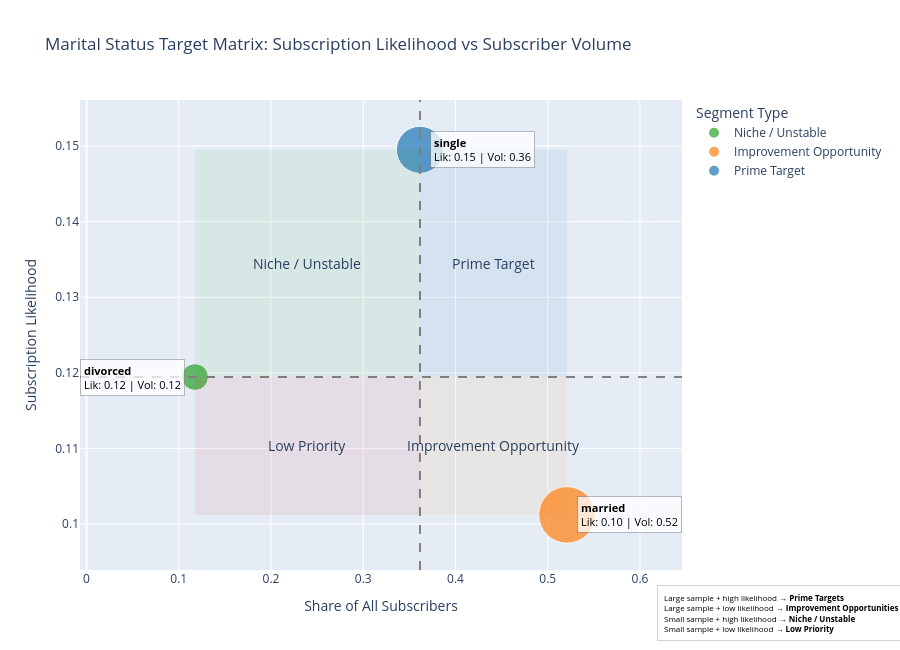

The cell this chart's notebook holds for it:
### Markdown cell above
### #Insights

> Martial status does influence subscription behavior:
>    - Singles are more responsive
>    - but married customers drive the majority of total subscriptions because they are the largest group

### Code cell
import pandas as pd 
import plotly.express as px 
# --- Prepare data ---
df['y_binary'] = df['y'].apply(lambda x: 1 if x=='yes' else 0)
# Likelihood table
likelihood = df.groupby('marital')['y_binary'].mean().reset_index()
likelihood.rename(columns={'y_binary': 'likelihood'}, inplace=True)

# Volume table (share of all subscribers)
subscriber_counts = df[df['y'] == 'yes'].groupby('marital').size().reset_index(name='subscriber_count')
total_subscribers = subscriber_counts['subscriber_count'].sum()
subscriber_counts['volume_share'] = subscriber_counts['subscriber_count'] / total_subscribers

# Merge likelihood + volume
merged = pd.merge(likelihood, subscriber_counts, on='marital', how='left')
merged['volume_share'] = merged['volume_share'].fillna(0)

# --- Compute thresholds ---
likelihood_threshold = merged['likelihood'].median()
volume_threshold = merged['volume_share'].median()

# --- Assign quadrant labels ---
def classify_quadrant(row):
    if row['volume_share'] >= volume_threshold and row['likelihood'] >= likelihood_threshold:
        return "Prime Target"
    elif row['volume_share'] >= volume_threshold and row['likelihood'] < likelihood_threshold:
        return "Improvement Opportunity"
    elif row['volume_share'] < volume_threshold and row['likelihood'] >= likelihood_threshold:
        return "Niche / Unstable"
    else:
        return "Low Priority"

merged['quadrant'] = merged.apply(classify_quadrant, axis=1)

# --- Base scatter ---
fig = px.scatter(
    merged,
    x='volume_share',
    y='likelihood',
    color='quadrant',
    size='volume_share',
    hover_data={},  # disable hover
    title="Marital Status Target Matrix: Subscription Likelihood vs Subscriber Volume",
    labels={'volume_share': 'Share of All Subscribers', 'likelihood': 'Subscription Likelihood'},
    size_max=40,
    color_discrete_map={
        "Prime Target": "#1f77b4",
        "Improvement Opportunity": "#ff7f0e",
        "Niche / Unstable": "#2ca02c",
        "Low Priority": "#d62728"
    }
)

# Add quadrant reference lines
fig.add_hline(y=likelihood_threshold, line_dash="dash", line_color="gray")
fig.add_vline(x=volume_threshold, line_dash="dash", line_color="gray")

fig.update_layout(width=900, height=650, legend_title_text="Segment Type")

# --- Quadrant shading ---
x_min, x_max = merged['volume_share'].min(), merged['volume_share'].max()
y_min, y_max = merged['likelihood'].min(), merged['likelihood'].max()

fig.add_shape(type="rect", x0=x_min, x1=volume_threshold, y0=y_min, y1=likelihood_threshold,
              fillcolor="rgba(214, 39, 40, 0.08)", line_width=0)
fig.add_shape(type="rect", x0=volume_threshold, x1=x_max, y0=y_min, y1=likelihood_threshold,
              fillcolor="rgba(255, 127, 14, 0.08)", line_width=0)
fig.add_shape(type="rect", x0=x_min, x1=volume_threshold, y0=likelihood_threshold, y1=y_max,
              fillcolor="rgba(44, 160, 44, 0.08)", line_width=0)
fig.add_shape(type="rect", x0=volume_threshold, x1=x_max, y0=likelihood_threshold, y1=y_max,
              fillcolor="rgba(31, 119, 180, 0.08)", line_width=0)

# --- Quadrant labels ---
x_left  = (x_min + volume_threshold) / 2
x_right = (volume_threshold + x_max) / 2
y_bottom = (y_min + likelihood_threshold) / 2
y_top    = (likelihood_threshold + y_max) / 2

fig.add_annotation(x=x_right, y=y_top, text="Prime Target", showarrow=False, font=dict(size=14))
fig.add_annotation(x=x_right, y=y_bottom, text="Improvement Opportunity", showarrow=False, font=dict(size=14))
fig.add_annotation(x=x_left, y=y_top, text="Niche / Unstable", showarrow=False, font=dict(size=14))
fig.add_annotation(x=x_left, y=y_bottom, text="Low Priority", showarrow=False, font=dict(size=14))

# --- Improved bubble labels ---
for _, row in merged.iterrows():

    label_text = (
        f"<b>{row['marital']}</b><br>"
        f"Lik: {row['likelihood']:.2f} | Vol: {row['volume_share']:.2f}"
    )

    # Smart label placement
    if row['volume_share'] < volume_threshold:
        xanchor = "right"
        xshift = -10
    else:
        xanchor = "left"
        xshift = 10

    fig.add_annotation(
        x=row['volume_share'],
        y=row['likelihood'],
        text=label_text,
        showarrow=False,
        font=dict(size=11, color="black"),
        align="left",
        xanchor=xanchor,
        yanchor="middle",
        xshift=xshift,
        bgcolor="rgba(255,255,255,0.75)",
        bordercolor="rgba(0,0,0,0.25)",
        borderwidth=1,
        borderpad=3
    )
    # Add information box explaining quadrants
    fig.add_annotation(
        x=1.37, y=-0.15, xref="paper", yref="paper",
        text=(
        "Large sample + high likelihood → <b>Prime Targets</b><br>"
        "Large sample + low likelihood → <b>Improvement Opportunities</b><br>"
        "Small sample + high likelihood → <b>Niche / Unstable</b><br>"
        "Small sample + low likelihood → <b>Low Priority</b>"
        ),
        showarrow=False,
        align="left",
        font=dict(size=8, color="black"),
        bordercolor="lightgrey",
        borderwidth=1,
        borderpad=6,
        bgcolor="white",
        opacity=0.9)

fig.show()

# Export PNG (requires Kaleido installed)
# fig.write_image("marital_target_matrix.png")

### Figure 1 — Plotly figure (JSON) as saved in the notebook; plotly's stock layout.template omitted (floating-point values rounded to 4 significant figures)
{"data": [{"hovertemplate": "quadrant=Niche / Unstable<br>Share of All Subscribers=%{marker.size}<br>Subscription Likelihood=%{y}<extra></extra>", "legendgroup": "Niche / Unstable", "marker": {"color": "#2ca02c", "size": [0.1176], "sizemode": "area", "sizeref": 0.0003256, "symbol": "circle"}, "mode": "markers", "name": "Niche / Unstable", "orientation": "v", "showlegend": true, "type": "scatter", "x": [0.1176], "xaxis": "x", "y": [0.1195], "yaxis": "y"}, {"hovertemplate": "quadrant=Improvement Opportunity<br>Share of All Subscribers=%{marker.size}<br>Subscription Likelihood=%{y}<extra></extra>", "legendgroup": "Improvement Opportunity", "marker": {"color": "#ff7f0e", "size": [0.5209], "sizemode": "area", "sizeref": 0.0003256, "symbol": "circle"}, "mode": "markers", "name": "Improvement Opportunity", "orientation": "v", "showlegend": true, "type": "scatter", "x": [0.5209], "xaxis": "x", "y": [0.1012], "yaxis": "y"}, {"hovertemplate": "quadrant=Prime Target<br>Share of All Subscribers=%{marker.size}<br>Subscription Likelihood=%{y}<extra></extra>", "legendgroup": "Prime Target", "marker": {"color": "#1f77b4", "size": [0.3615], "sizemode": "area", "sizeref": 0.0003256, "symbol": "circle"}, "mode": "markers", "name": "Prime Target", "orientation": "v", "showlegend": true, "type": "scatter", "x": [0.3615], "xaxis": "x", "y": [0.1495], "yaxis": "y"}], "layout": {"annotations": [{"font": {"size": 14}, "showarrow": false, "text": "Prime Target", "x": 0.4412, "y": 0.1345}, {"font": {"size": 14}, "showarrow": false, "text": "Improvement Opportunity", "x": 0.4412, "y": 0.1103}, {"font": {"size": 14}, "showarrow": false, "text": "Niche / Unstable", "x": 0.2396, "y": 0.1345}, {"font": {"size": 14}, "showarrow": false, "text": "Low Priority", "x": 0.2396, "y": 0.1103}, {"align": "left", "bgcolor": "rgba(255,255,255,0.75)", "bordercolor": "rgba(0,0,0,0.25)", "borderpad": 3, "borderwidth": 1, "font": {"color": "black", "size": 11}, "showarrow": false, "text": "<b>divorced</b><br>Lik: 0.12 | Vol: 0.12", "x": 0.1176, "xanchor": "right", "xshift": -10, "y": 0.1195, "yanchor": "middle"}, {"align": "left", "bgcolor": "white", "bordercolor": "lightgrey", "borderpad": 6, "borderwidth": 1, "font": {"color": "black", "size": 8}, "opacity": 0.9, "showarrow": false, "text": "Large sample + high likelihood → <b>Prime Targets</b><br>Large sample + low likelihood → <b>Improvement Opportunities</b><br>Small sample + high likelihood → <b>Niche / Unstable</b><br>Small sample + low likelihood → <b>Low Priority</b>", "x": 1.37, "xref": "paper", "y": -0.15, "yref": "paper"}, {"align": "left", "bgcolor": "rgba(255,255,255,0.75)", "bordercolor": "rgba(0,0,0,0.25)", "borderpad": 3, "borderwidth": 1, "font": {"color": "black", "size": 11}, "showarrow": false, "text": "<b>married</b><br>Lik: 0.10 | Vol: 0.52", "x": 0.5209, "xanchor": "left", "xshift": 10, "y": 0.1012, "yanchor": "middle"}, {"align": "left", "bgcolor": "white", "bordercolor": "lightgrey", "borderpad": 6, "borderwidth": 1, "font": {"color": "black", "size": 8}, "opacity": 0.9, "showarrow": false, "text": "Large sample + high likelihood → <b>Prime Targets</b><br>Large sample + low likelihood → <b>Improvement Opportunities</b><br>Small sample + high likelihood → <b>Niche / Unstable</b><br>Small sample + low likelihood → <b>Low Priority</b>", "x": 1.37, "xref": "paper", "y": -0.15, "yref": "paper"}, {"align": "left", "bgcolor": "rgba(255,255,255,0.75)", "bordercolor": "rgba(0,0,0,0.25)", "borderpad": 3, "borderwidth": 1, "font": {"color": "black", "size": 11}, "showarrow": false, "text": "<b>single</b><br>Lik: 0.15 | Vol: 0.36", "x": 0.3615, "xanchor": "left", "xshift": 10, "y": 0.1495, "yanchor": "middle"}, {"align": "left", "bgcolor": "white", "bordercolor": "lightgrey", "borderpad": 6, "borderwidth": 1, "font": {"color": "black", "size": 8}, "opacity": 0.9, "showarrow": false, "text": "Large sample + high likelihood → <b>Prime Targets</b><br>Large sample + low likelihood → <b>Improvement Opportunities</b><br>Small sample + high likelihood → <b>Niche / Unstable</b><br>Small sample + low likelihood → <b>Low Priority</b>", "x": 1.37, "xref": "paper", "y": -0.15, "yref": "paper"}], "height": 650, "legend": {"itemsizing": "constant", "title": {"text": "Segment Type"}, "tracegroupgap": 0}, "shapes": [{"line": {"color": "gray", "dash": "dash"}, "type": "line", "x0": 0, "x1": 1, "xref": "x domain", "y0": 0.1195, "y1": 0.1195, "yref": "y"}, {"line": {"color": "gray", "dash": "dash"}, "type": "line", "x0": 0.3615, "x1": 0.3615, "xref": "x", "y0": 0, "y1": 1, "yref": "y domain"}, {"fillcolor": "rgba(214, 39, 40, 0.08)", "line": {"width": 0}, "type": "rect", "x0": 0.1176, "x1": 0.3615, "y0": 0.1012, "y1": 0.1195}, {"fillcolor": "rgba(255, 127, 14, 0.08)", "line": {"width": 0}, "type": "rect", "x0": 0.3615, "x1": 0.5209, "y0": 0.1012, "y1": 0.1195}, {"fillcolor": "rgba(44, 160, 44, 0.08)", "line": {"width": 0}, "type": "rect", "x0": 0.1176, "x1": 0.3615, "y0": 0.1195, "y1": 0.1495}, {"fillcolor": "rgba(31, 119, 180, 0.08)", "line": {"width": 0}, "type": "rect", "x0": 0.3615, "x1": 0.5209, "y0": 0.1195, "y1": 0.1495}], "title": {"text": "Marital Status Target Matrix: Subscription Likelihood vs Subscriber Volume"}, "width": 900, "xaxis": {"anchor": "y", "domain": [0, 1], "title": {"text": "Share of All Subscribers"}}, "yaxis": {"anchor": "x", "domain": [0, 1], "title": {"text": "Subscription Likelihood"}}}}
